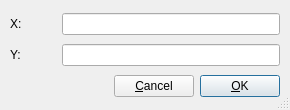
<ui version="4.0" >
 <author></author>
 <comment></comment>
 <exportmacro></exportmacro>
 <class>MapCoordsDialogBase</class>
 <widget class="QDialog" name="MapCoordsDialogBase" >
  <property name="geometry" >
   <rect>
    <x>0</x>
    <y>0</y>
    <width>290</width>
    <height>110</height>
   </rect>
  </property>
  <property name="windowTitle" >
   <string>Enter map coordinates</string>
  </property>
  <property name="sizeGripEnabled" >
   <bool>true</bool>
  </property>
  <layout class="QGridLayout" >
   <property name="margin" >
    <number>10</number>
   </property>
   <property name="spacing" >
    <number>6</number>
   </property>
   <item row="0" column="0" >
    <widget class="QLabel" name="textLabel1" >
     <property name="text" >
      <string>X:</string>
     </property>
    </widget>
   </item>
   <item row="1" column="0" >
    <widget class="QLabel" name="textLabel2" >
     <property name="text" >
      <string>Y:</string>
     </property>
    </widget>
   </item>
   <item row="1" column="1" colspan="3" >
    <widget class="QLineEdit" name="leYCoord" />
   </item>
   <item row="0" column="1" colspan="3" >
    <widget class="QLineEdit" name="leXCoord" />
   </item>
   <item row="2" column="0" colspan="2" >
    <spacer>
     <property name="orientation" >
      <enum>Qt::Horizontal</enum>
     </property>
     <property name="sizeType" >
      <enum>QSizePolicy::Expanding</enum>
     </property>
     <property name="sizeHint" >
      <size>
       <width>90</width>
       <height>20</height>
      </size>
     </property>
    </spacer>
   </item>
   <item row="2" column="3" >
    <widget class="QPushButton" name="buttonOk" >
     <property name="text" >
      <string>&amp;OK</string>
     </property>
     <property name="shortcut" >
      <string/>
     </property>
     <property name="autoDefault" >
      <bool>true</bool>
     </property>
     <property name="default" >
      <bool>true</bool>
     </property>
    </widget>
   </item>
   <item row="2" column="2" >
    <widget class="QPushButton" name="buttonCancel" >
     <property name="text" >
      <string>&amp;Cancel</string>
     </property>
     <property name="shortcut" >
      <string/>
     </property>
     <property name="autoDefault" >
      <bool>true</bool>
     </property>
    </widget>
   </item>
  </layout>
 </widget>
 <layoutdefault spacing="6" margin="11" />
 <pixmapfunction>qPixmapFromMimeSource</pixmapfunction>
 <tabstops>
  <tabstop>leXCoord</tabstop>
  <tabstop>leYCoord</tabstop>
  <tabstop>buttonCancel</tabstop>
  <tabstop>buttonOk</tabstop>
 </tabstops>
 <resources/>
 <connections/>
</ui>
